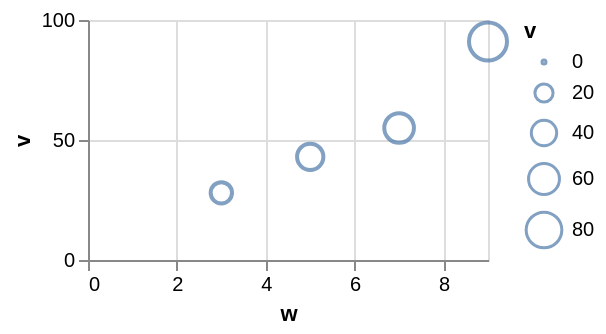

Write the Vega-Lite specification saved for this chart.
### Vega-Lite specification from a JSON file in a GitHub repository (floating-point values rounded to 4 significant figures)
{"$schema": "https://vega.github.io/schema/vega-lite/v6.json", "width": 200, "height": 120, "data": {"values": [{"c": "alpha", "v": 28, "w": 3, "t": "2024-01-07"}, {"c": "beta", "v": 55, "w": 7, "t": "2024-03-19"}, {"c": "gamma", "v": 43, "w": 5, "t": "2024-06-02"}, {"c": "delta", "v": 91, "w": 9, "t": "2024-09-11"}]}, "mark": "point", "encoding": {"x": {"field": "w", "type": "quantitative"}, "y": {"field": "v", "type": "quantitative"}, "size": {"field": "v", "type": "quantitative", "legend": {"symbolFillColor": "aqua"}}}}
